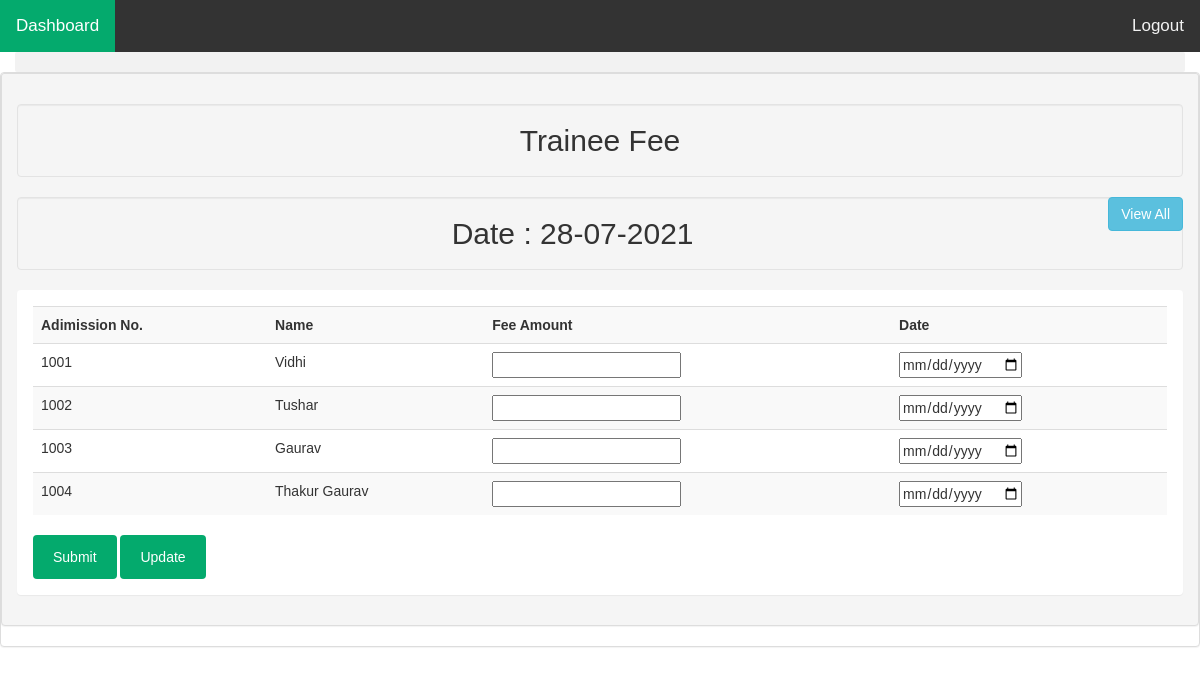
The page /fee.php on the database its author committed.
### tables this page shows
CREATE TABLE IF NOT EXISTS `trainee` (
  `add_id` int(15) NOT NULL AUTO_INCREMENT,
  `name` varchar(50) NOT NULL,
  `mob` varchar(15) NOT NULL,
  `address` varchar(100) NOT NULL,
  `fee` int(15) NOT NULL,
  `Date` date NOT NULL,
  `gender` varchar(10) NOT NULL,
  PRIMARY KEY (`add_id`),
  UNIQUE KEY `mob` (`mob`)
);

### fee.php (the view, shortened to what this page needs)
<!DOCTYPE html>
<html lang="en">
<head>
        <link rel="stylesheet" href="https://maxcdn.bootstrapcdn.com/bootstrap/3.4.1/css/bootstrap.min.css">
        <link rel="stylesheet" href="1.css">
        <?php  include('db.php'); ?>
</head>
<body>
<div class="topnav">
  <a class="active"href="admin_dashboard.php"><i class="fa fa-fw fa-home"></i>Dashboard</a>
  <div class="topnav-right">
    <a href="logout.php"> <i class="fa fa-fw fa-user"></i>Logout</a>
  </div>
  </div>
    <div class="container">
    </div>
    <div class="panel panel-default">
        <div class="panel panel-heading">
        <h2><div class="well text-center">Trainee Fee</div></h2>
            <h2>
                <a href="fee_view.php" class="btn btn-info pull-right">View All</a>
            </h2>
            <h2><div class="well text-center">Date :
                <?php echo date("d-m-Y"); ?>
            </div></h2>
            <div class="panel panel-body">
                <form action="all.php" method="post">
                    <table class="table table-striped">
                        <tr>
                            <th>Adimission No.</th>
                            <th>Name</th>
                            <th>Fee Amount</th>
                            <th>Date</th>
                        </tr>
                    <?php
                        $query = "select * from trainee";
                        $query_run = mysqli_query($conn, $query);
                        $counter=0;
                        while($row=mysqli_fetch_array($query_run))
                        {?>
                            <tr>
                            <td><?php echo $row['add_id']; ?>
                            <input type="hidden" value="<?php echo $row['add_id']; ?>" name="add_id[]"></td>
                            <td><?php echo $row['name']; ?>
                            <input type="hidden" value="<?php echo $row['name']; ?>" name="name[]"></td>
                            <td><input type="number" name="fee[<?php echo $counter; ?>]">
                            <td><input type="date" name="date[<?php echo $counter; ?>]">
                            </tr>
                    <?php
                        $counter++;
                        }
                    ?>
                    </table>
                        <input type="submit" name="submit_fee" class="btn btn-success" value="Submit">
                        <input type="submit" name="update_fee" class="btn btn-success" value="Update">
                </form>
            </div>
        </div>
    </div>
</body>
</html>

### 1.css (style rules this page uses)
.topnav a { float: left; color: #f2f2f2; text-align: center; padding: 14px 16px; text-decoration: none; font-size: 17px; }
.topnav a.active { background-color: #04AA6D; color: white; }
.topnav { overflow: hidden; background-color: #333; }
.topnav-right { float: right; }
body { margin: 0; padding: 0; background: url(https://images.unsplash.com/photo-1540497077202-7c8a3999166f?ixid=MnwxMjA3fDB8MHxwaG90by1wYWdlfHx8fGVufDB8fHx8&ixlib=rb-1.2.1&auto=format&fit=crop&w=750&q=80); background-size: cover; font-family: sans-serif; }
input[type=submit] { background-color: #04AA6D; color: white; padding: 12px 20px; border: none; border-radius: 4px; cursor: pointer; }
.container { border-radius: 2px; background-color: #f2f2f2; padding: 10px; }

### rows shown on the page
trainee: add_id "1001", name "Vidhi"
trainee: add_id "1002", name "Tushar"
trainee: add_id "1003", name "Gaurav"
trainee: add_id "1004", name "Thakur Gaurav"
